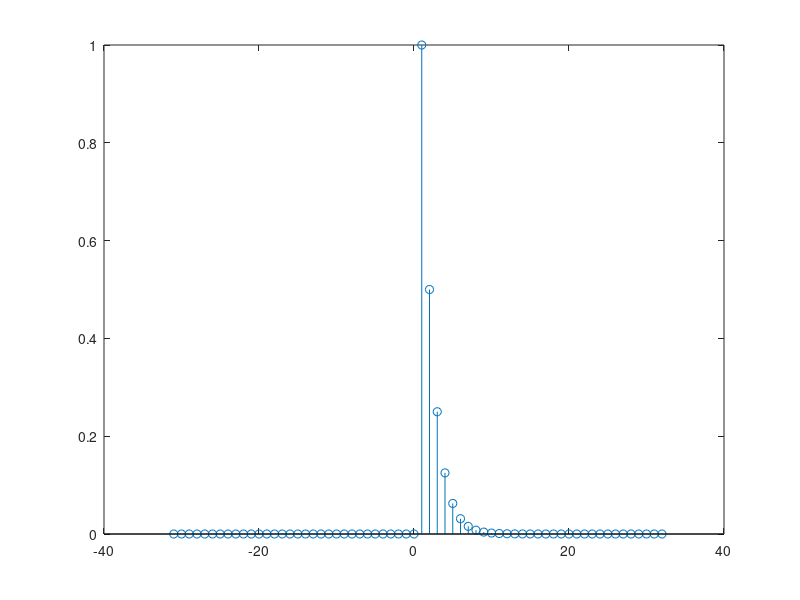

Write the MATLAB code that produced this figure. (Note: this script raises an error after producing the figure.)
clear
clf
fe = 1 ;
A = [2 -1] ;
B = [0 2] ;
[H, w] = freqz(B,A) ;
nu = w/(2*pi) ;
f = nu*fe ;

% Réponse impulsionnelle
N = 64 ;
n0 = N/2 ;
n_min = 1-n0 ;
n_max = N-n0 ;
n = n_min:n_max ;
d = zeros(1,N) ;
d(n0) = 1 ;
h = filter(B,A,d) ;
input ("Figure suivante ? ") ;
h_obj = stem (n,h) ;
set_ylim(h) ;
set (h_obj, 'markersize', 5) ;
my_title("Réponse impulsionnelle", 13) ;
% Réponse indicielle
u(1:n0-1) = zeros(1,n0-1) ;
u(n0:N) = ones(1,N-n0+1) ;
i = filter(B,A,u) ;
input ("Figure suivante ? ") ;
h_obj = stem (n,i) ;
set_ylim(i) ;
set (h_obj, 'markersize', 5) ;
my_title("Réponse indicielle", 13) ;

